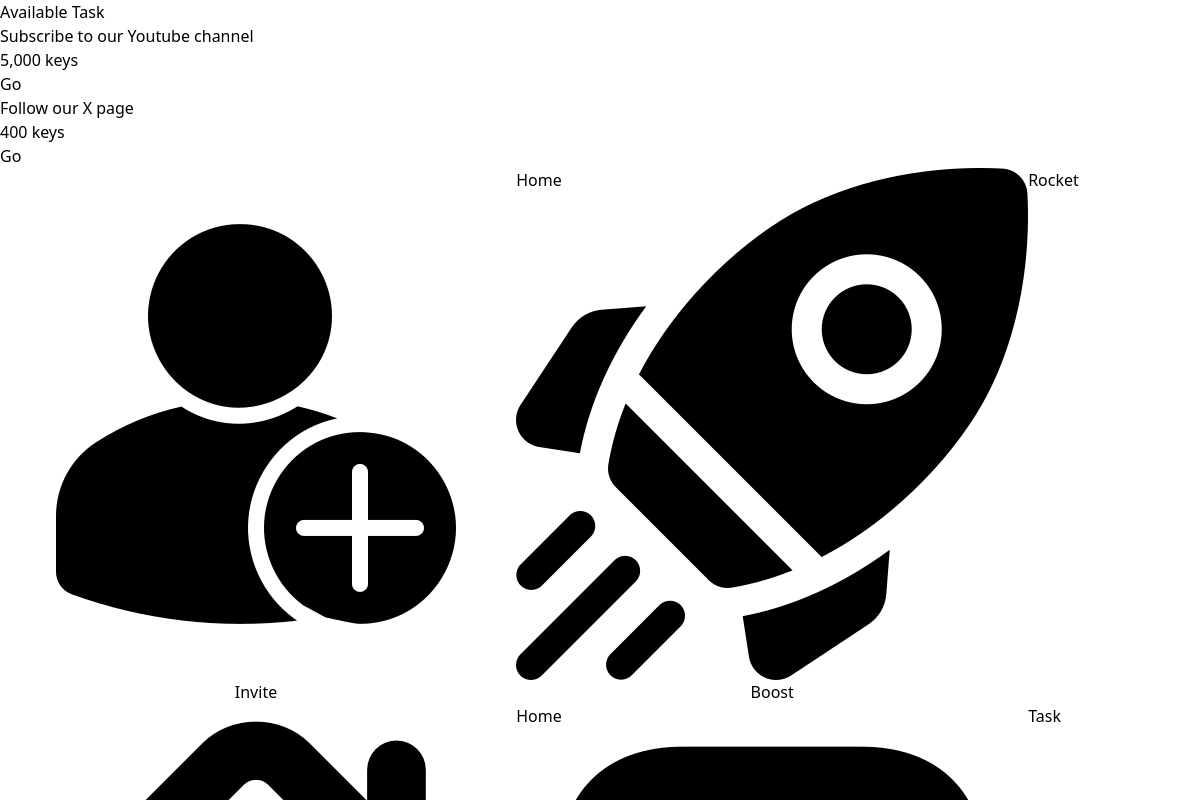
Screenshot of /task (signed in) with the database file from the repository.
### Cgame/models.py (models this page shows, shortened)
class TaskList(models.Model):
    Taskname = models.CharField(max_length=100)
    Taskvalue = models.PositiveIntegerField(default=0)
    link = models.URLField(max_length=200, blank=True, null=True)
    assigned_users = models.ManyToManyField('CustomUser', related_name="tasks")

### Cgame/views.py (the view, shortened to what this page needs)
# urls.py: path('task',views.taskList, name='task'),
@login_required
def taskList(request):
    counter = request.user.counter
    user_tasks = TaskList.objects.filter(assigned_users=request.user)
    context = {"tasklist": user_tasks}
    return render(request, 'task.html', context)

### Cgame/templates/task.html (shortened to what this page needs)
{% extends "base.html" %}
{% load static %}
{% load humanize %}
{% block content %}
<body class="bg-gray-800  dark:focus:ring-gray-700">
  <div class="max-w-2xl mx-auto mt-8 bg-gray-900 shadow-md rounded-lg p-6 bg-gray-50 dark:bg-gray-700 dark:border-gray-600 ">
    <h2 class="text-2xl font-bold text-center text-red-200 mb-4 ">Available Task</h2>
  {%for task in tasklist %}
        <div class="flex items-center justify-between p-4 bg-gray-800 rounded-lg mb-4 shadow text-white bg-gray-800 border-t border-gray-200 left-1/2 dark:bg-gray-700 dark:border-gray-600">
      <div>
        <p class="text-lg font-semibold text-white-800">{{ task.Taskname }}</p>
        <p class="text-sm text-gray-300"> {{ task.Taskvalue |intcomma}} keys</p>
      </div>
       <form method="post" action="task" class="task-action" onsubmit="handleFormSubmit(this); return false;">
      <button type="submit" class="bg-green-500 text-white px-4 py-2 text-sm rounded-lg focus:outline-none ">
        Go
      </button>
    </form>
</div>
{%endfor%}
  </div>
{% endblock %}

### rows the page displays
TaskList: Taskname "Subscribe to our Youtube channel", Taskvalue "5,000"
TaskList: Taskname "Follow our X page", Taskvalue "400"
